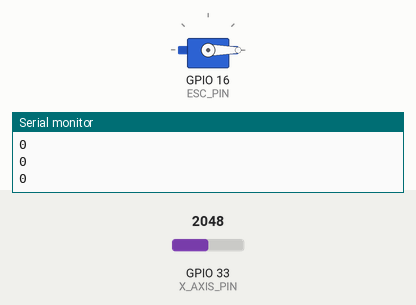
This sketch was run on a simulated ESP32. Parts: servo, the last lines printed to the serial monitor. The test bench sets the inputs (shaded band); at power-on: GPIO 33 (X_AXIS_PIN) = 2048.

Above: at 3.2 s.
3.3 s: GPIO 33 (X_AXIS_PIN) set to 2866
At 3.7 s:
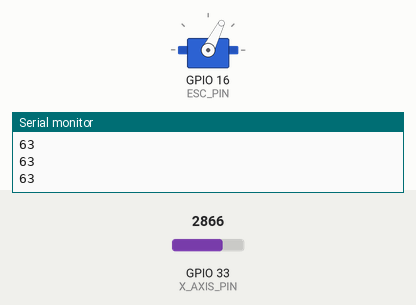
4.8 s: GPIO 33 (X_AXIS_PIN) set to 3603
At 6.0 s:
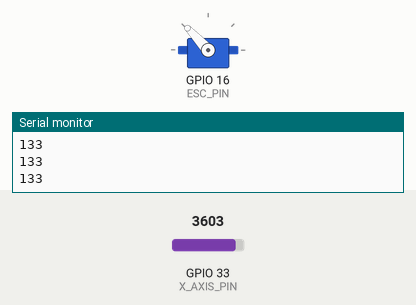
6.3 s: GPIO 33 (X_AXIS_PIN) set to 4095
At 7.3 s:
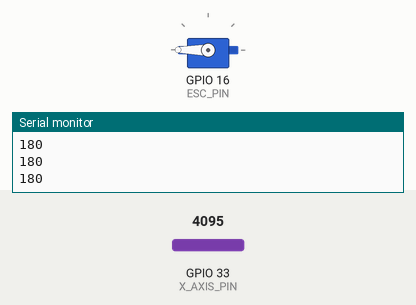
7.8 s: GPIO 33 (X_AXIS_PIN) set to 2047
At 8.3 s:
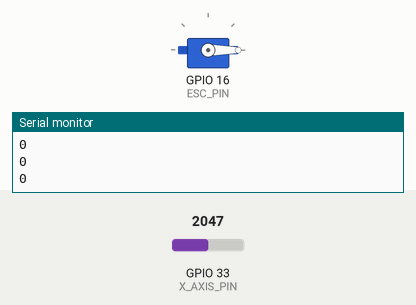
Timing chart, 0 to 10.3 s (numbered marks = the images above; inputs shaded):
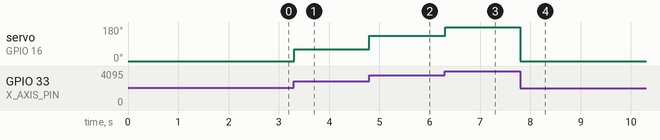

Measured:
- after the input at 3.3 s, servo on GPIO 16 (ESC_PIN): 0° → 63° at once
- after the input at 4.8 s, servo on GPIO 16 (ESC_PIN): 63° → 133° at once
- after the input at 6.3 s, servo on GPIO 16 (ESC_PIN): 133° → 180° at once
- after the input at 7.8 s, servo on GPIO 16 (ESC_PIN): 180° → 0° at once

The sketch:

BLDC_Joystcik_ESP32.ino
```cpp
#include <ESP32Servo.h>

#define X_AXIS_PIN 33
#define ESC_PIN 16

Servo esc;

void setup()
{
  esc.attach(ESC_PIN,  1000, 2000);
  esc.write(0);
  delay(2000);
  Serial.begin(9600);

}

void loop()
{
  int joystickValue = analogRead(X_AXIS_PIN);
  joystickValue = constrain(joystickValue, 2200, 4095);  //Read upper half of joystick value from center.
  int mmotorSpeed = map(joystickValue, 2200, 4095, 0, 180);
  esc.write(mmotorSpeed);
  Serial.println(mmotorSpeed);
}
```
